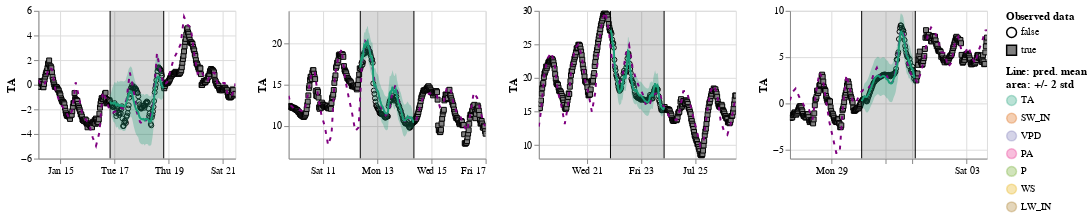

Notebook source saved alongside this figure:
### Code cell
show_results(learn_TA96, items=items_TA96, control_map=control_map, hide_no_gap=True)

### Figure 1 — Vega-Lite specification as saved in the notebook (floating-point values rounded to 4 significant figures; data arrays with more than 128 entries replaced by an {"elided": "..."} marker saying what was removed)
{"config": {"view": {"continuousWidth": 400, "continuousHeight": 300}}, "hconcat": [{"vconcat": [{"hconcat": [{"layer": [{"data": {"name": "data-92db7863d83cec96d41301095d955111"}, "mark": {"type": "point", "color": "black", "fillOpacity": 1, "size": 25, "strokeWidth": 1}, "encoding": {"fill": {"field": "is_present", "legend": {"title": ["Observed data"]}, "scale": {"range": ["#ffffff00", "gray"]}, "type": "nominal"}, "shape": {"field": "is_present", "scale": {"range": ["circle", "square"]}, "type": "nominal"}, "x": {"axis": {"domain": true, "labels": true, "ticks": true, "title": "time"}, "field": "time", "type": "temporal"}, "y": {"field": "value", "scale": {"zero": false}, "title": "TA", "type": "quantitative"}}}, {"layer": [{"mark": "rule", "encoding": {"x": {"axis": {"domain": false, "labels": false, "ticks": false, "title": null}, "field": "gap_start", "type": "temporal"}}}, {"mark": "rule", "encoding": {"x": {"axis": {"domain": false, "labels": false, "ticks": false, "title": null}, "field": "gap_end", "type": "temporal"}}}, {"mark": {"type": "rect", "color": "black", "opacity": 0.15}, "encoding": {"x": {"axis": {"domain": false, "labels": false, "ticks": false, "title": null}, "field": "gap_start", "type": "temporal"}, "x2": {"field": "gap_end"}}}], "data": {"name": "data-7c44929eb472bb028cdd92b6bc8a6c47"}}, {"data": {"name": "data-92db7863d83cec96d41301095d955111"}, "mark": "errorband", "encoding": {"color": {"field": "variable", "legend": {"title": ["Line: pred. mean", "area: +/- 2 std"]}, "scale": {"domain": ["TA", "SW_IN", "VPD", "PA", "P", "WS", "LW_IN"], "range": ["#1B9E77", "#D95F02", "#7570B3", "#E7298A", "#66A61E", "#E6AB02", "#A6761D", "#666666"]}, "type": "nominal"}, "x": {"field": "time", "type": "temporal"}, "y": {"field": "err_low", "scale": {"zero": false}, "title": "TA", "type": "quantitative"}, "y2": {"field": "err_high"}}, "name": "view_1248"}, {"data": {"name": "data-92db7863d83cec96d41301095d955111"}, "mark": {"type": "line", "color": "purple", "strokeDash": [4, 6]}, "encoding": {"x": {"field": "time", "title": "time", "type": "temporal"}, "y": {"field": "control", "scale": {"zero": false}, "title": "TA", "type": "quantitative"}}}, {"data": {"name": "data-92db7863d83cec96d41301095d955111"}, "mark": "line", "encoding": {"color": {"field": "variable", "scale": {"domain": ["TA", "SW_IN", "VPD", "PA", "P", "WS", "LW_IN"], "range": ["#1B9E77", "#D95F02", "#7570B3", "#E7298A", "#66A61E", "#E6AB02", "#A6761D", "#666666"]}, "type": "nominal"}, "x": {"field": "time", "title": "time", "type": "temporal"}, "y": {"field": "mean", "scale": {"zero": false}, "title": "TA", "type": "quantitative"}}}], "height": 150, "title": "", "width": 200}]}], "title": ""}, {"vconcat": [{"hconcat": [{"layer": [{"data": {"name": "data-64241a2e61b618b0ffa56ff3029dd128"}, "mark": {"type": "point", "color": "black", "fillOpacity": 1, "size": 25, "strokeWidth": 1}, "encoding": {"fill": {"field": "is_present", "legend": {"title": ["Observed data"]}, "scale": {"range": ["#ffffff00", "gray"]}, "type": "nominal"}, "shape": {"field": "is_present", "scale": {"range": ["circle", "square"]}, "type": "nominal"}, "x": {"axis": {"domain": true, "labels": true, "ticks": true, "title": "time"}, "field": "time", "type": "temporal"}, "y": {"field": "value", "scale": {"zero": false}, "title": "TA", "type": "quantitative"}}}, {"layer": [{"mark": "rule", "encoding": {"x": {"axis": {"domain": false, "labels": false, "ticks": false, "title": null}, "field": "gap_start", "type": "temporal"}}}, {"mark": "rule", "encoding": {"x": {"axis": {"domain": false, "labels": false, "ticks": false, "title": null}, "field": "gap_end", "type": "temporal"}}}, {"mark": {"type": "rect", "color": "black", "opacity": 0.15}, "encoding": {"x": {"axis": {"domain": false, "labels": false, "ticks": false, "title": null}, "field": "gap_start", "type": "temporal"}, "x2": {"field": "gap_end"}}}], "data": {"name": "data-3d2eb8e878305f35f389c99554ec91ce"}}, {"data": {"name": "data-64241a2e61b618b0ffa56ff3029dd128"}, "mark": "errorband", "encoding": {"color": {"field": "variable", "legend": {"title": ["Line: pred. mean", "area: +/- 2 std"]}, "scale": {"domain": ["TA", "SW_IN", "VPD", "PA", "P", "WS", "LW_IN"], "range": ["#1B9E77", "#D95F02", "#7570B3", "#E7298A", "#66A61E", "#E6AB02", "#A6761D", "#666666"]}, "type": "nominal"}, "x": {"field": "time", "type": "temporal"}, "y": {"field": "err_low", "scale": {"zero": false}, "title": "TA", "type": "quantitative"}, "y2": {"field": "err_high"}}, "name": "view_1249"}, {"data": {"name": "data-64241a2e61b618b0ffa56ff3029dd128"}, "mark": {"type": "line", "color": "purple", "strokeDash": [4, 6]}, "encoding": {"x": {"field": "time", "title": "time", "type": "temporal"}, "y": {"field": "control", "scale": {"zero": false}, "title": "TA", "type": "quantitative"}}}, {"data": {"name": "data-64241a2e61b618b0ffa56ff3029dd128"}, "mark": "line", "encoding": {"color": {"field": "variable", "scale": {"domain": ["TA", "SW_IN", "VPD", "PA", "P", "WS", "LW_IN"], "range": ["#1B9E77", "#D95F02", "#7570B3", "#E7298A", "#66A61E", "#E6AB02", "#A6761D", "#666666"]}, "type": "nominal"}, "x": {"field": "time", "title": "time", "type": "temporal"}, "y": {"field": "mean", "scale": {"zero": false}, "title": "TA", "type": "quantitative"}}}], "height": 150, "title": "", "width": 200}]}], "title": ""}, {"vconcat": [{"hconcat": [{"layer": [{"data": {"name": "data-5748b357b381d6eb4b56e5f51e203a9f"}, "mark": {"type": "point", "color": "black", "fillOpacity": 1, "size": 25, "strokeWidth": 1}, "encoding": {"fill": {"field": "is_present", "legend": {"title": ["Observed data"]}, "scale": {"range": ["#ffffff00", "gray"]}, "type": "nominal"}, "shape": {"field": "is_present", "scale": {"range": ["circle", "square"]}, "type": "nominal"}, "x": {"axis": {"domain": true, "labels": true, "ticks": true, "title": "time"}, "field": "time", "type": "temporal"}, "y": {"field": "value", "scale": {"zero": false}, "title": "TA", "type": "quantitative"}}}, {"layer": [{"mark": "rule", "encoding": {"x": {"axis": {"domain": false, "labels": false, "ticks": false, "title": null}, "field": "gap_start", "type": "temporal"}}}, {"mark": "rule", "encoding": {"x": {"axis": {"domain": false, "labels": false, "ticks": false, "title": null}, "field": "gap_end", "type": "temporal"}}}, {"mark": {"type": "rect", "color": "black", "opacity": 0.15}, "encoding": {"x": {"axis": {"domain": false, "labels": false, "ticks": false, "title": null}, "field": "gap_start", "type": "temporal"}, "x2": {"field": "gap_end"}}}], "data": {"name": "data-a3956648faa1a6af7077c6d4e2c6b912"}}, {"data": {"name": "data-5748b357b381d6eb4b56e5f51e203a9f"}, "mark": "errorband", "encoding": {"color": {"field": "variable", "legend": {"title": ["Line: pred. mean", "area: +/- 2 std"]}, "scale": {"domain": ["TA", "SW_IN", "VPD", "PA", "P", "WS", "LW_IN"], "range": ["#1B9E77", "#D95F02", "#7570B3", "#E7298A", "#66A61E", "#E6AB02", "#A6761D", "#666666"]}, "type": "nominal"}, "x": {"field": "time", "type": "temporal"}, "y": {"field": "err_low", "scale": {"zero": false}, "title": "TA", "type": "quantitative"}, "y2": {"field": "err_high"}}, "name": "view_1250"}, {"data": {"name": "data-5748b357b381d6eb4b56e5f51e203a9f"}, "mark": {"type": "line", "color": "purple", "strokeDash": [4, 6]}, "encoding": {"x": {"field": "time", "title": "time", "type": "temporal"}, "y": {"field": "control", "scale": {"zero": false}, "title": "TA", "type": "quantitative"}}}, {"data": {"name": "data-5748b357b381d6eb4b56e5f51e203a9f"}, "mark": "line", "encoding": {"color": {"field": "variable", "scale": {"domain": ["TA", "SW_IN", "VPD", "PA", "P", "WS", "LW_IN"], "range": ["#1B9E77", "#D95F02", "#7570B3", "#E7298A", "#66A61E", "#E6AB02", "#A6761D", "#666666"]}, "type": "nominal"}, "x": {"field": "time", "title": "time", "type": "temporal"}, "y": {"field": "mean", "scale": {"zero": false}, "title": "TA", "type": "quantitative"}}}], "height": 150, "title": "", "width": 200}]}], "title": ""}, {"vconcat": [{"hconcat": [{"layer": [{"data": {"name": "data-c0f17ada1fc3d3df13d5b4e511aced21"}, "mark": {"type": "point", "color": "black", "fillOpacity": 1, "size": 25, "strokeWidth": 1}, "encoding": {"fill": {"field": "is_present", "legend": {"title": ["Observed data"]}, "scale": {"range": ["#ffffff00", "gray"]}, "type": "nominal"}, "shape": {"field": "is_present", "scale": {"range": ["circle", "square"]}, "type": "nominal"}, "x": {"axis": {"domain": true, "labels": true, "ticks": true, "title": "time"}, "field": "time", "type": "temporal"}, "y": {"field": "value", "scale": {"zero": false}, "title": "TA", "type": "quantitative"}}}, {"layer": [{"mark": "rule", "encoding": {"x": {"axis": {"domain": false, "labels": false, "ticks": false, "title": null}, "field": "gap_start", "type": "temporal"}}}, {"mark": "rule", "encoding": {"x": {"axis": {"domain": false, "labels": false, "ticks": false, "title": null}, "field": "gap_end", "type": "temporal"}}}, {"mark": {"type": "rect", "color": "black", "opacity": 0.15}, "encoding": {"x": {"axis": {"domain": false, "labels": false, "ticks": false, "title": null}, "field": "gap_start", "type": "temporal"}, "x2": {"field": "gap_end"}}}], "data": {"name": "data-e1f719053e974384cd195640fcaffa33"}}, {"data": {"name": "data-c0f17ada1fc3d3df13d5b4e511aced21"}, "mark": "errorband", "encoding": {"color": {"field": "variable", "legend": {"title": ["Line: pred. mean", "area: +/- 2 std"]}, "scale": {"domain": ["TA", "SW_IN", "VPD", "PA", "P", "WS", "LW_IN"], "range": ["#1B9E77", "#D95F02", "#7570B3", "#E7298A", "#66A61E", "#E6AB02", "#A6761D", "#666666"]}, "type": "nominal"}, "x": {"field": "time", "type": "temporal"}, "y": {"field": "err_low", "scale": {"zero": false}, "title": "TA", "type": "quantitative"}, "y2": {"field": "err_high"}}, "name": "view_1251"}, {"data": {"name": "data-c0f17ada1fc3d3df13d5b4e511aced21"}, "mark": {"type": "line", "color": "purple", "strokeDash": [4, 6]}, "encoding": {"x": {"field": "time", "title": "time", "type": "temporal"}, "y": {"field": "control", "scale": {"zero": false}, "title": "TA", "type": "quantitative"}}}, {"data": {"name": "data-c0f17ada1fc3d3df13d5b4e511aced21"}, "mark": "line", "encoding": {"color": {"field": "variable", "scale": {"domain": ["TA", "SW_IN", "VPD", "PA", "P", "WS", "LW_IN"], "range": ["#1B9E77", "#D95F02", "#7570B3", "#E7298A", "#66A61E", "#E6AB02", "#A6761D", "#666666"]}, "type": "nominal"}, "x": {"field": "time", "title": "time", "type": "temporal"}, "y": {"field": "mean", "scale": {"zero": false}, "title": "TA", "type": "quantitative"}}}], "height": 150, "title": "", "width": 200}]}], "title": ""}], "params": [{"name": "param_1439", "select": {"type": "interval", "encodings": ["x"]}, "bind": "scales", "views": ["view_1248"]}, {"name": "param_1441", "select": {"type": "interval", "encodings": ["x"]}, "bind": "scales", "views": ["view_1249"]}, {"name": "param_1443", "select": {"type": "interval", "encodings": ["x"]}, "bind": "scales", "views": ["view_1250"]}, {"name": "param_1445", "select": {"type": "interval", "encodings": ["x"]}, "bind": "scales", "views": ["view_1251"]}], "$schema": "https://vega.github.io/schema/vega-lite/v5.2.0.json", "datasets": {"data-92db7863d83cec96d41301095d955111": {"elided": "350 records"}, "data-7c44929eb472bb028cdd92b6bc8a6c47": [{"gap_start": "2012-01-16T20:00:00", "gap_end": "2012-01-18T19:30:00"}], "data-64241a2e61b618b0ffa56ff3029dd128": {"elided": "350 records"}, "data-3d2eb8e878305f35f389c99554ec91ce": [{"gap_start": "2010-09-12T09:00:00", "gap_end": "2010-09-14T08:30:00"}], "data-5748b357b381d6eb4b56e5f51e203a9f": {"elided": "350 records"}, "data-a3956648faa1a6af7077c6d4e2c6b912": [{"gap_start": "2010-07-21T21:00:00", "gap_end": "2010-07-23T20:30:00"}], "data-c0f17ada1fc3d3df13d5b4e511aced21": {"elided": "350 records"}, "data-e1f719053e974384cd195640fcaffa33": [{"gap_start": "2012-10-30T03:00:00", "gap_end": "2012-11-01T02:30:00"}]}}
